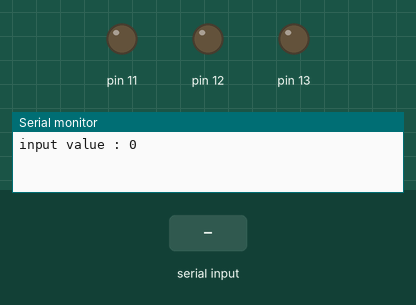
Simulated run of this sketch. Board: Arduino Uno, built with avr-gcc and run on an emulated ATmega328P. On the bench: output pins drawn as LEDs (lit = HIGH), the last lines printed to the serial monitor. Inputs (shaded band) come from the test bench.

Above: at 1.2 s.
1.3 s: "1\n" received over Serial
At 3.3 s:
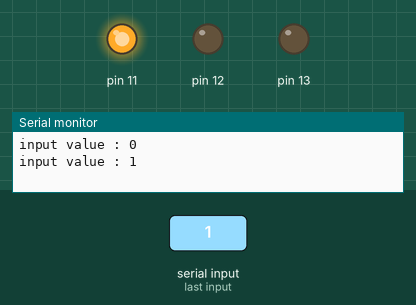
4.3 s: "2\n" received over Serial
At 6.0 s:
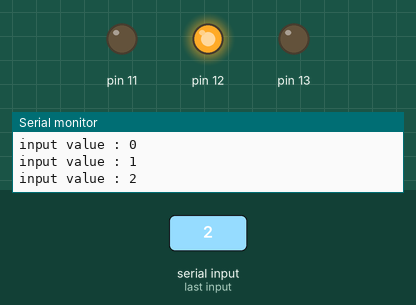
7.3 s: "3\n" received over Serial
At 7.8 s:
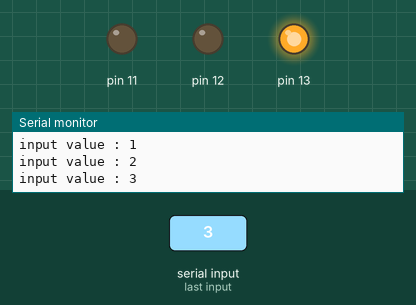
Timing chart, 0 to 10.8 s (numbered marks = the images above; inputs shaded):
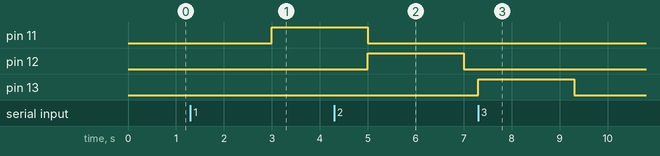

The sketch:

WiFiShield.ino
```cpp
void setup() {
  // put your setup code here, to run once:
  Serial.begin(9600);
  if(Serial.available()){
    Serial.println("GGM WiFi Start");
  }
  pinMode(11,OUTPUT);
  pinMode(12,OUTPUT);
  pinMode(13,OUTPUT);
}

void loop() {
  // put your main code here, to run repeatedly:
  //char inputString = Serial.read();
  digitalWrite(11,LOW);
  digitalWrite(12,LOW);
  digitalWrite(13,LOW);
  long inputValue = Serial.parseInt();
  Serial.print("input value : ");
  Serial.println(inputValue);
  switch (inputValue) {
    case 1:
      digitalWrite(11,HIGH);
      break;
    case 2:
      digitalWrite(12,HIGH);
      break;
    case 3:
      digitalWrite(13,HIGH);
      break;
  }
  delay(2000);
}
```

Measured:
- after the input at 1.3 s, pin 11: LOW → HIGH after 1.7 s
- after the input at 4.3 s, pin 12: LOW → HIGH after 0.70 s, → LOW 2.0 s later
- after the input at 7.3 s, pin 13: LOW → HIGH at once, → LOW 2.0 s later
